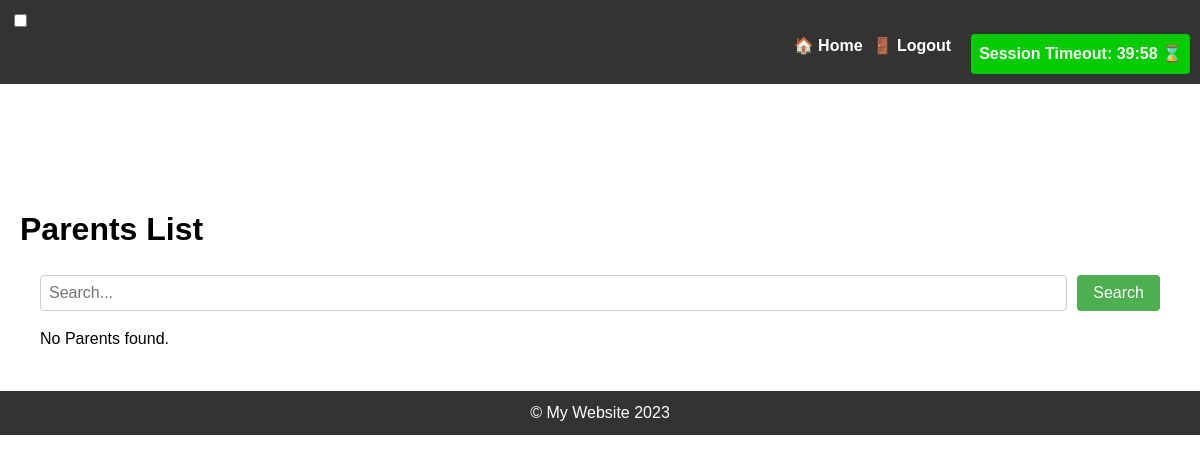
The app's page /parent_list/ (signed in), older data.
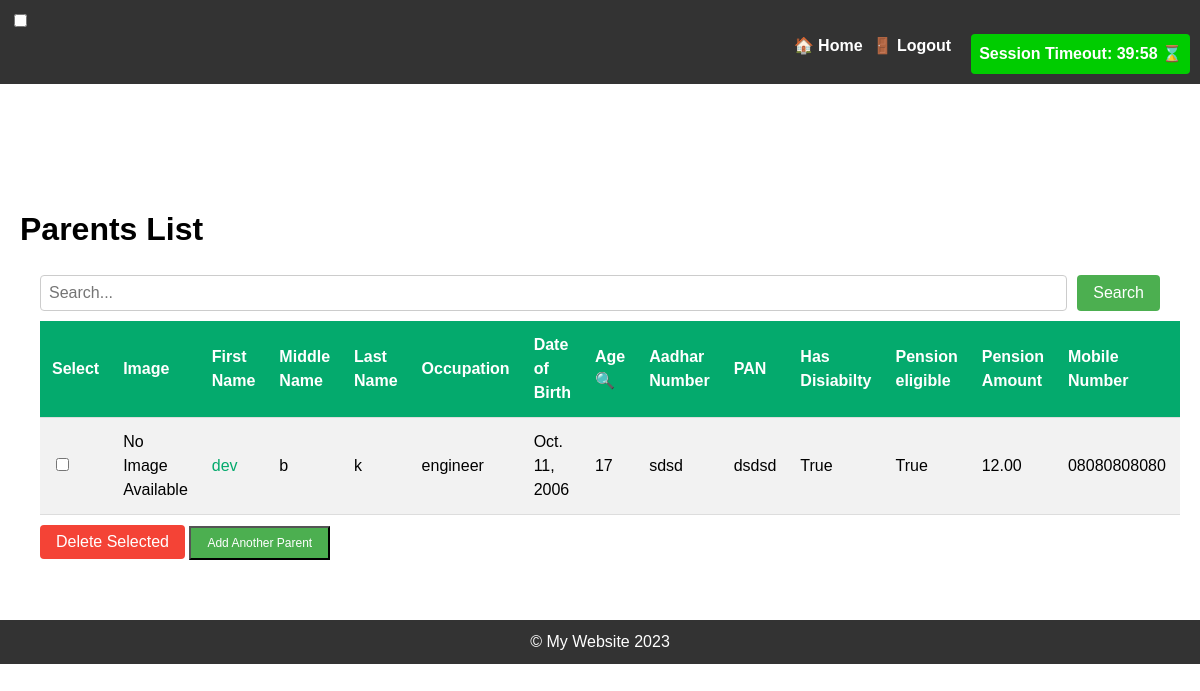
The same page, newer data.
### parentsdataform/models.py (models this page shows, shortened)
class Parent(models.Model):
    first_name = models.CharField(max_length=150)
    middle_name = models.CharField(max_length=150)
    last_name = models.CharField(max_length=150)
    occupation = models.CharField(max_length=150)
    aadhar_number = models.CharField(max_length=150)
    pan_number = models.CharField(max_length=150)
    has_disability = models.BooleanField(default=False)
    pension_eligible = models.BooleanField(default=False)
    pension_amount = models.DecimalField(max_digits=10, decimal_places=2, null=True, blank=True)
    mobile_number = models.CharField(max_length=150)
    dob = models.DateField(null=True, blank=True)
    age = models.IntegerField(null=True, blank=True,help_text="Do not Enter Age Field as its caluculated automatically")
    address=models.CharField(max_length=500, default='Unknown')
    remarks = models.CharField(max_length=500, blank=True, null=True, help_text="Add remarks about the student")
    image = models.ImageField(
         upload_to=student_image_path,
        blank=True,
        null=True,
        validators=[
            validate_image_extension,
            validate_image_size
        ]
    )

### parentsdataform/views.py (the view, shortened to what this page needs)
# urls.py: path('parent_list/', views.parent_list, name='parent_list'),
@login_required
def parent_list(request):
    parents = Parent.objects.all()
    search_query = request.GET.get('search_box')
    return render(request, 'parentsdataform/parentsdatabase.html', {'parents': parents, 'search_query': search_query})

### parentsdataform/templatetags/parents_custom_filters.py (called while the page is built)
@register.filter(name='calculate_age')
def calculate_age(dob):
    today = date.today()
    age = today.year - dob.year - ((today.month, today.day) < (dob.month, dob.day))
    return age

### parentsdataform/templates/parentsdataform/parentsdatabase.html (shortened to what this page needs)
{% extends 'base.html' %}
{% load parents_custom_filters %}
{% load parents_custom_tags %}
{% block content %}
  <div class="table-container">
    <h1>Parents List</h1>
    <div style="margin: 20px;">
      <form method="GET" action="{% url 'parentsdataform:parent_list' %}" style="display: flex; margin-bottom: 10px;">
        <input type="text" name="search_box" placeholder="Search..." style="flex: 1; padding: 8px; font-size: 16px;">
        <button type="submit" style="background-color: #4CAF50; color: white; padding: 8px 16px; font-size: 16px; border: none;">Search</button>
      </form>
      {% if parents %}
        <form method="POST" action="{% url 'parentsdataform:delete_parents' %}" style="margin-bottom: 20px;">
          <table class="parents-table">
            <thead>
              <tr>
                <th>Select</th>
                <th> Image</th>
                <th>First Name</th>
                <th>Middle Name</th>
                <th>Last Name</th>
                <th>Occupation</th>
                <th>Date of Birth</th>
                <th>
                  <a href="{% url 'parentsdataform:parent_list_by_age' %}" style="text-decoration: none; color: white;">
                    Age
                    <span>&#x1F50D;</span>
                  </a>
                </th>
                <th>Aadhar Number</th>
                <th>PAN</th>
                <th>Has Disiabilty</th>
                <th>Pension eligible</th>
                <th>Pension Amount</th>
                <th>Mobile Number</th>
                <th>Address</th>
              </tr>
            </thead>
            <tbody>
              {% for parent in parents %}
                <tr>
                  <td><input type="checkbox" name="parent_ids" value="{{ parent.id }}"></td>
                  {% if parent.image %}
                    <td>
                        <img src="{{ parent.image.url }}" alt="Parent Image" style="width: 2in; height: 2.5in;">
                    </td>
                  {% else %}
                    <td>No Image Available</td>
                  {% endif %}
                  <td>
                    <a href="{% url 'parentsdataform:parent_profile' parent.id %}">
                      {{ parent.first_name  }}
                    </a>
                  </td>
                  <td>{{ parent.middle_name  }}</td>
                  <td>{{ parent.last_name  }}</td>
                  <td>{{ parent.occupation  }}</td>
                  <td>{{ parent.dob }}</td>
                  <td>{{ parent.dob|calculate_age }}</td>
                  <td>{{ parent.aadhar_number  }}</td>
                  <td>{{ parent.pan_number  }}</td>
                  <td>{{ parent.has_disability  }}</td>
                  <td>{{ parent.pension_eligible   }}</td>
                  <td>{{ parent.pension_amount    }}</td>
                  <td>{{ parent.mobile_number }}</td>
                  <td>{{ parent.address }}</td>
                </tr>
              {% endfor %}
            </tbody>
          </table>
          <button type="submit" class="delete-button">Delete Selected</button>
          <button class="add-student-button">
            <a href="{% url 'parentsdataform:add_parent' %}" style="text-decoration: none; color: white;">Add Another Parent</a>
          </button>
        </form>
      {% else %}
        <p>No Parents found.</p>
      {% endif %}
    </div>
  </div>
{% endblock %}

Row changes from the older to the newer data that the page shows:
added Parent: image "No Image Available", first_name "dev", middle_name "b", last_name "k", occupation "engineer", dob "Oct. 11, 2006", dob|calculate_age "17", aadhar_number "sdsd", pan_number "dsdsd", has_disability "True", pension_eligible "True", pension_amount "12.00", mobile_number "08080808080"
Text that changed along with them:
text no longer shown: "No Parents found."
text now shown: "Select Image First Name Middle Name Last Name Occupation Date of Birth Age 🔍 Aadhar Number PAN Has Disiabilty Pension eligible Pension Amount Mobile Number Delete Selected Add Another Parent"
